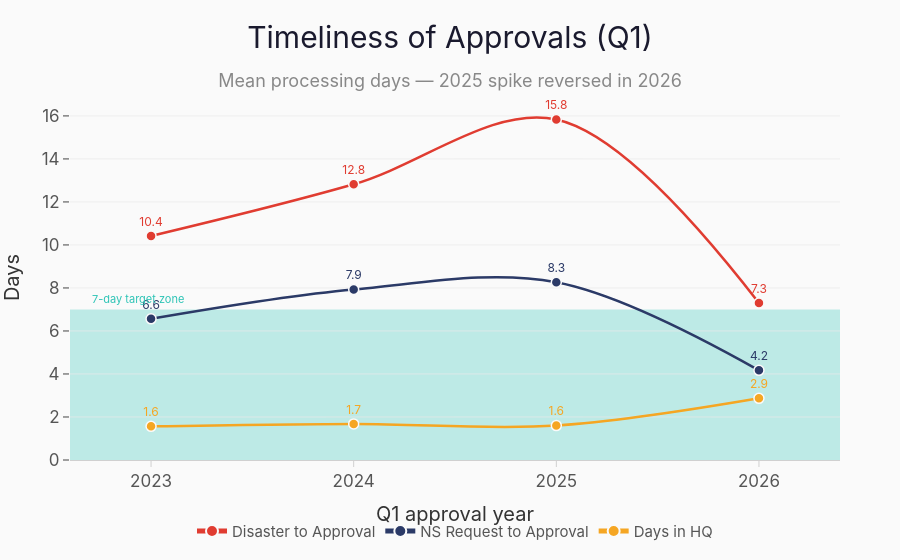

Notebook code for this chart:
### Markdown cell above
## Slide 9

This figure keeps the timing trend but adds a framing note for 2026 `Days in HQ`, where the mean is influenced by outliers even though the median stays low.

### Code cell
# ── Slide 9: Timeliness ───────────────────────────────────────────────────────
slide9 = q1_history[q1_history['approval_year'].between(2023, 2026)].copy()
slide9['disaster_to_approval_days'] = slide9['average_time_disaster_to_approval']
slide9['ns_to_approval_days'] = (slide9['approval_date'] - slide9['date_of_appeal_request_from_ns']).dt.days
slide9['days_in_hq'] = pd.to_numeric(slide9['days_in_hq'], errors='coerce')

metrics = []
for label, column in [('Disaster to Approval', 'disaster_to_approval_days'),
                       ('NS Request to Approval', 'ns_to_approval_days'),
                       ('Days in HQ', 'days_in_hq')]:
    grouped = slide9.groupby('approval_year')[column].agg(['mean', 'median']).reset_index()
    grouped['metric'] = label
    metrics.append(grouped)
slide9_metrics = pd.concat(metrics, ignore_index=True)

fig = go.Figure()

# 7-day target zone — opacity raised to 0.30 for clear visibility
fig.add_shape(
    type='rect', x0=2022.6, x1=2026.4, y0=0, y1=7,
    fillcolor='rgba(46, 196, 182, 0.30)', line={'width': 0}, layer='below'
)
fig.add_annotation(
    x=2022.7, y=7, xref='x', yref='y',
    text='7-day target zone',
    showarrow=False, yshift=10, xanchor='left',
    font={'size': 11, 'color': '#2EC4B6', 'family': FLR_FONT},
)

metric_colors = {
    'Disaster to Approval': IFRC_RED,
    'NS Request to Approval': NAVY,
    'Days in HQ': AMBER,
}
for metric, color in metric_colors.items():
    subset = slide9_metrics[slide9_metrics['metric'] == metric].sort_values('approval_year')
    fig.add_trace(go.Scatter(
        x=subset['approval_year'],
        y=subset['mean'],
        mode='lines+markers+text',
        name=metric,
        line={'color': color, 'width': 2.5, 'shape': 'spline'},
        marker={'size': 10, 'color': color, 'line': {'color': FLR_PAPER, 'width': 1.5}},
        text=[f'{v:.1f}' for v in subset['mean']],
        textposition='top center',
        textfont={'color': color, 'size': 12, 'family': FLR_FONT},
    ))

fig.update_layout(
    **flr_layout(
        'Timeliness of Approvals (Q1)',
        subtitle='Mean processing days — 2025 spike reversed in 2026',
        height=560,
        margin_l=70,
        margin_r=60,
        margin_t=95,
        margin_b=90,
    ),
    legend=flr_legend(y=-0.15),
    xaxis=flr_xaxis('Q1 approval year', tickmode='linear', dtick=1),
    yaxis=flr_yaxis('Days'),
)

save_figure(fig, 'slide_09_timeliness_q1', width=1400, height=560)
fig

### Figure 1 — Plotly figure (JSON) as saved in the notebook; plotly's stock layout.template omitted (floating-point values rounded to 4 significant figures)
{"data": [{"line": {"color": "#E03C31", "shape": "spline", "width": 2.5}, "marker": {"color": "#E03C31", "line": {"color": "#fafafa", "width": 1.5}, "size": 10}, "mode": "lines+markers+text", "name": "Disaster to Approval", "text": ["10.4", "12.8", "15.8", "7.3"], "textfont": {"color": "#E03C31", "family": "Inter, Segoe UI, Helvetica Neue, Arial, sans-serif", "size": 12}, "textposition": "top center", "type": "scatter", "x": [2023, 2024, 2025, 2026], "y": [10.42, 12.82, 15.83, 7.302]}, {"line": {"color": "#2B3A67", "shape": "spline", "width": 2.5}, "marker": {"color": "#2B3A67", "line": {"color": "#fafafa", "width": 1.5}, "size": 10}, "mode": "lines+markers+text", "name": "NS Request to Approval", "text": ["6.6", "7.9", "8.3", "4.2"], "textfont": {"color": "#2B3A67", "family": "Inter, Segoe UI, Helvetica Neue, Arial, sans-serif", "size": 12}, "textposition": "top center", "type": "scatter", "x": [2023, 2024, 2025, 2026], "y": [6.565, 7.929, 8.267, 4.17]}, {"line": {"color": "#F5A623", "shape": "spline", "width": 2.5}, "marker": {"color": "#F5A623", "line": {"color": "#fafafa", "width": 1.5}, "size": 10}, "mode": "lines+markers+text", "name": "Days in HQ", "text": ["1.6", "1.7", "1.6", "2.9"], "textfont": {"color": "#F5A623", "family": "Inter, Segoe UI, Helvetica Neue, Arial, sans-serif", "size": 12}, "textposition": "top center", "type": "scatter", "x": [2023, 2024, 2025, 2026], "y": [1.565, 1.679, 1.6, 2.867]}], "layout": {"annotations": [{"font": {"color": "#2EC4B6", "family": "Inter, Segoe UI, Helvetica Neue, Arial, sans-serif", "size": 11}, "showarrow": false, "text": "7-day target zone", "x": 2023.0, "xanchor": "left", "xref": "x", "y": 7, "yref": "y", "yshift": 10}], "font": {"color": "#444444", "family": "Inter, Segoe UI, Helvetica Neue, Arial, sans-serif", "size": 15}, "height": 560, "hoverlabel": {"bgcolor": "white", "bordercolor": "#ddd", "font": {"family": "Inter, Segoe UI, Helvetica Neue, Arial, sans-serif", "size": 14}}, "legend": {"bgcolor": "rgba(0,0,0,0)", "borderwidth": 0, "font": {"color": "#555555", "family": "Inter, Segoe UI, Helvetica Neue, Arial, sans-serif", "size": 15}, "itemsizing": "constant", "orientation": "h", "x": 0.5, "xanchor": "center", "y": -0.15, "yanchor": "top"}, "margin": {"b": 90, "l": 70, "r": 60, "t": 95}, "paper_bgcolor": "#fafafa", "plot_bgcolor": "#fafafa", "shapes": [{"fillcolor": "rgba(46, 196, 182, 0.30)", "layer": "below", "line": {"width": 0}, "type": "rect", "x0": 2023.0, "x1": 2026.0, "y0": 0, "y1": 7}], "title": {"font": {"color": "#1a1a2e", "family": "Inter, Segoe UI Semibold, Inter, Segoe UI, Helvetica Neue, Arial, sans-serif", "size": 30}, "pad": {"b": 18}, "text": "Timeliness of Approvals (Q1)<br><span style=\"font-size:18px;color:#888;\">Mean processing days — 2025 spike reversed in 2026</span>", "x": 0.5, "xanchor": "center"}, "xaxis": {"automargin": true, "dtick": 1, "linecolor": "#d0d0d0", "linewidth": 1, "showgrid": false, "showline": true, "tickcolor": "#d0d0d0", "tickfont": {"color": "#555555", "family": "Inter, Segoe UI, Helvetica Neue, Arial, sans-serif", "size": 17}, "ticklen": 6, "tickmode": "linear", "ticks": "outside", "tickwidth": 1, "title": {"font": {"color": "#333333", "family": "Inter, Segoe UI, Helvetica Neue, Arial, sans-serif", "size": 20}, "standoff": 16, "text": "Q1 approval year"}, "zeroline": false}, "yaxis": {"automargin": true, "gridcolor": "#e8e8e8", "gridwidth": 0.7, "showgrid": true, "showline": false, "tickfont": {"color": "#555555", "family": "Inter, Segoe UI, Helvetica Neue, Arial, sans-serif", "size": 17}, "ticklen": 6, "ticks": "outside", "tickwidth": 1, "title": {"font": {"color": "#333333", "family": "Inter, Segoe UI, Helvetica Neue, Arial, sans-serif", "size": 20}, "standoff": 16, "text": "Days"}, "zeroline": false}}}
